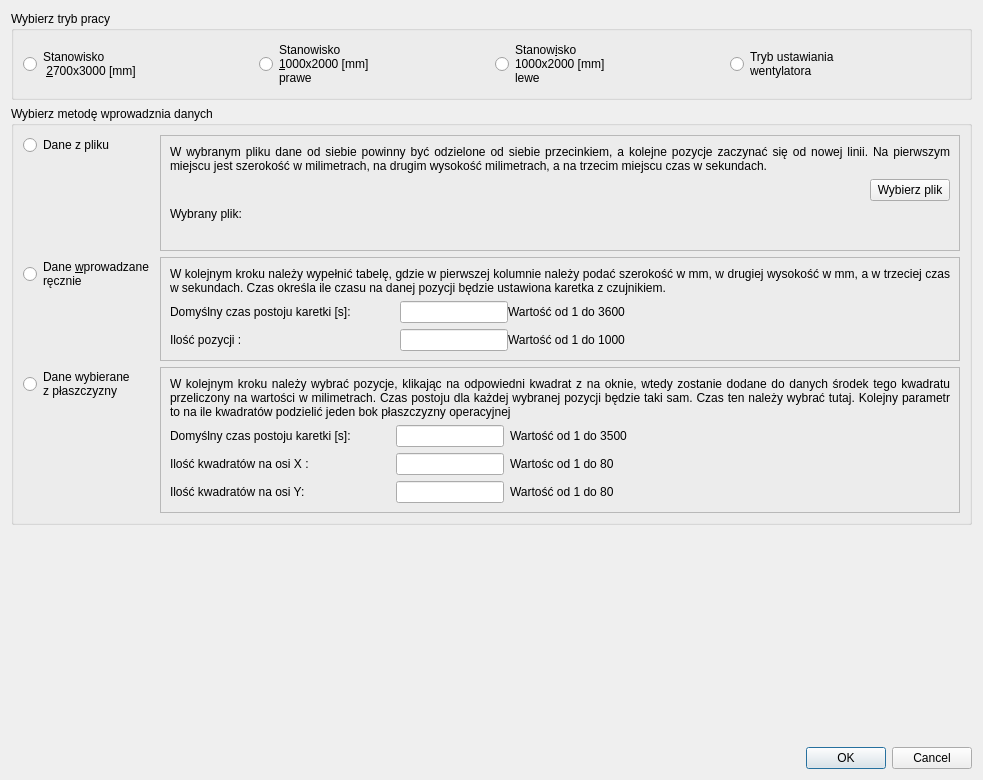
<?xml version="1.0" encoding="UTF-8"?>
<ui version="4.0">
 <class>WyborMetody</class>
 <widget class="QDialog" name="WyborMetody">
  <property name="geometry">
   <rect>
    <x>0</x>
    <y>0</y>
    <width>983</width>
    <height>780</height>
   </rect>
  </property>
  <property name="minimumSize">
   <size>
    <width>980</width>
    <height>780</height>
   </size>
  </property>
  <property name="windowTitle">
   <string>Pomiar przepływności - Wybór metody wprowadzania danych</string>
  </property>
  <property name="windowIcon">
   <iconset resource="ikony.qrc">
    <normaloff>:/new/prefix1/cnbop.ico</normaloff>:/new/prefix1/cnbop.ico</iconset>
  </property>
  <layout class="QVBoxLayout" name="verticalLayout">
   <item>
    <widget class="QGroupBox" name="gbMode">
     <property name="title">
      <string>Wybierz tryb pracy</string>
     </property>
     <layout class="QHBoxLayout" name="horizontalLayout">
      <item>
       <widget class="QRadioButton" name="rb2700">
        <property name="text">
         <string>Stanowisko
 &amp;2700x3000 [mm]</string>
        </property>
       </widget>
      </item>
      <item>
       <widget class="QRadioButton" name="rb1000p">
        <property name="text">
         <string>Stanowisko
&amp;1000x2000 [mm]
prawe</string>
        </property>
       </widget>
      </item>
      <item>
       <widget class="QRadioButton" name="rb1000l">
        <property name="text">
         <string>Stanow&amp;isko
1000x2000 [mm]
lewe</string>
        </property>
       </widget>
      </item>
      <item>
       <widget class="QRadioButton" name="rbFunSet">
        <property name="text">
         <string>Tryb ustawiania 
wentylatora</string>
        </property>
       </widget>
      </item>
     </layout>
    </widget>
   </item>
   <item>
    <widget class="QGroupBox" name="gbMethod">
     <property name="title">
      <string>Wybierz metodę wprowadznia danych</string>
     </property>
     <property name="flat">
      <bool>false</bool>
     </property>
     <layout class="QFormLayout" name="formLayoutDataMethod">
      <item row="0" column="0">
       <widget class="QRadioButton" name="rbfile">
        <property name="text">
         <string>Dane z pliku</string>
        </property>
       </widget>
      </item>
      <item row="0" column="1">
       <widget class="QFrame" name="frChoiceFile">
        <property name="frameShape">
         <enum>QFrame::StyledPanel</enum>
        </property>
        <property name="frameShadow">
         <enum>QFrame::Raised</enum>
        </property>
        <layout class="QGridLayout" name="gridLayoutDataFile">
         <item row="1" column="2">
          <widget class="QPushButton" name="pushButton">
           <property name="text">
            <string>Wybierz plik</string>
           </property>
          </widget>
         </item>
         <item row="4" column="1" colspan="2">
          <widget class="QLabel" name="selectedFile">
           <property name="text">
            <string/>
           </property>
          </widget>
         </item>
         <item row="1" column="1">
          <spacer name="horizontalSpacer">
           <property name="orientation">
            <enum>Qt::Horizontal</enum>
           </property>
           <property name="sizeHint" stdset="0">
            <size>
             <width>40</width>
             <height>20</height>
            </size>
           </property>
          </spacer>
         </item>
         <item row="0" column="0" colspan="3">
          <widget class="QLabel" name="iChoiceFile">
           <property name="text">
            <string>W wybranym pliku dane od siebie powinny być odzielone od siebie przecinkiem, a kolejne pozycje zaczynać się od nowej linii. Na pierwszym miejscu jest szerokość w milimetrach, na drugim wysokość milimetrach, a na trzecim miejscu czas w sekundach.</string>
           </property>
           <property name="textFormat">
            <enum>Qt::RichText</enum>
           </property>
           <property name="scaledContents">
            <bool>true</bool>
           </property>
           <property name="alignment">
            <set>Qt::AlignJustify|Qt::AlignVCenter</set>
           </property>
           <property name="wordWrap">
            <bool>true</bool>
           </property>
          </widget>
         </item>
         <item row="3" column="0">
          <widget class="QLabel" name="eChosenFile">
           <property name="text">
            <string>Wybrany plik:</string>
           </property>
           <property name="wordWrap">
            <bool>true</bool>
           </property>
          </widget>
         </item>
         <item row="3" column="1" colspan="2">
          <widget class="QLabel" name="lChooseFileName">
           <property name="text">
            <string/>
           </property>
          </widget>
         </item>
        </layout>
       </widget>
      </item>
      <item row="1" column="0">
       <widget class="QRadioButton" name="rbmanual">
        <property name="text">
         <string>Dane &amp;wprowadzane
ręcznie</string>
        </property>
       </widget>
      </item>
      <item row="1" column="1">
       <widget class="QFrame" name="frManual">
        <property name="frameShape">
         <enum>QFrame::StyledPanel</enum>
        </property>
        <property name="frameShadow">
         <enum>QFrame::Raised</enum>
        </property>
        <layout class="QVBoxLayout" name="verticalLayout_3">
         <item>
          <widget class="QLabel" name="iManual">
           <property name="text">
            <string>W kolejnym kroku należy wypełnić tabelę, gdzie w pierwszej kolumnie należy podać szerokość w mm, w drugiej wysokość w mm, a w trzeciej czas w sekundach. Czas określa ile czasu na danej pozycji będzie ustawiona karetka z czujnikiem.</string>
           </property>
           <property name="alignment">
            <set>Qt::AlignJustify|Qt::AlignVCenter</set>
           </property>
           <property name="wordWrap">
            <bool>true</bool>
           </property>
          </widget>
         </item>
         <item>
          <layout class="QFormLayout" name="formLayout">
           <property name="horizontalSpacing">
            <number>0</number>
           </property>
           <property name="verticalSpacing">
            <number>0</number>
           </property>
           <item row="0" column="0">
            <widget class="QLabel" name="eCzasManual">
             <property name="sizePolicy">
              <sizepolicy hsizetype="Fixed" vsizetype="Preferred">
               <horstretch>0</horstretch>
               <verstretch>0</verstretch>
              </sizepolicy>
             </property>
             <property name="minimumSize">
              <size>
               <width>230</width>
               <height>0</height>
              </size>
             </property>
             <property name="text">
              <string>Domyślny czas postoju karetki [s]:</string>
             </property>
            </widget>
           </item>
           <item row="0" column="1">
            <layout class="QHBoxLayout" name="horizontalLayout_2">
             <item>
              <widget class="QLineEdit" name="timeManualDefault">
               <property name="sizePolicy">
                <sizepolicy hsizetype="Fixed" vsizetype="Fixed">
                 <horstretch>0</horstretch>
                 <verstretch>0</verstretch>
                </sizepolicy>
               </property>
              </widget>
             </item>
             <item>
              <widget class="QLabel" name="label_minmaxTimeman">
               <property name="sizePolicy">
                <sizepolicy hsizetype="Fixed" vsizetype="Fixed">
                 <horstretch>0</horstretch>
                 <verstretch>0</verstretch>
                </sizepolicy>
               </property>
               <property name="text">
                <string>Wartość od 1 do 3600</string>
               </property>
              </widget>
             </item>
            </layout>
           </item>
          </layout>
         </item>
         <item>
          <layout class="QFormLayout" name="formLayout_3">
           <property name="horizontalSpacing">
            <number>0</number>
           </property>
           <property name="verticalSpacing">
            <number>0</number>
           </property>
           <item row="0" column="0">
            <widget class="QLabel" name="eNumberManual">
             <property name="sizePolicy">
              <sizepolicy hsizetype="Fixed" vsizetype="Preferred">
               <horstretch>0</horstretch>
               <verstretch>0</verstretch>
              </sizepolicy>
             </property>
             <property name="minimumSize">
              <size>
               <width>230</width>
               <height>0</height>
              </size>
             </property>
             <property name="text">
              <string>Ilość pozycji :</string>
             </property>
            </widget>
           </item>
           <item row="0" column="1">
            <layout class="QHBoxLayout" name="horizontalLayout_3">
             <item>
              <widget class="QLineEdit" name="numberManual">
               <property name="sizePolicy">
                <sizepolicy hsizetype="Fixed" vsizetype="Fixed">
                 <horstretch>0</horstretch>
                 <verstretch>0</verstretch>
                </sizepolicy>
               </property>
              </widget>
             </item>
             <item>
              <widget class="QLabel" name="label_minmaxPosman">
               <property name="sizePolicy">
                <sizepolicy hsizetype="Fixed" vsizetype="Fixed">
                 <horstretch>0</horstretch>
                 <verstretch>0</verstretch>
                </sizepolicy>
               </property>
               <property name="text">
                <string>Wartość od 1 do 1000</string>
               </property>
              </widget>
             </item>
            </layout>
           </item>
          </layout>
         </item>
        </layout>
       </widget>
      </item>
      <item row="2" column="0">
       <widget class="QRadioButton" name="rbhalfmanual">
        <property name="text">
         <string>Dane wybierane 
z płaszczyzny</string>
        </property>
       </widget>
      </item>
      <item row="2" column="1">
       <widget class="QFrame" name="frHalfManual">
        <property name="frameShape">
         <enum>QFrame::StyledPanel</enum>
        </property>
        <property name="frameShadow">
         <enum>QFrame::Raised</enum>
        </property>
        <layout class="QVBoxLayout" name="verticalLayout_2">
         <item>
          <widget class="QLabel" name="iHalfmanual">
           <property name="text">
            <string>W kolejnym kroku należy wybrać pozycje, klikając na odpowiedni kwadrat z na oknie, wtedy zostanie dodane do danych środek tego kwadratu przeliczony na wartości w milimetrach. Czas postoju dla każdej wybranej pozycji będzie taki sam. Czas ten należy wybrać tutaj. Kolejny parametr to na ile kwadratów podzielić jeden bok płaszczyzny operacyjnej</string>
           </property>
           <property name="alignment">
            <set>Qt::AlignJustify|Qt::AlignVCenter</set>
           </property>
           <property name="wordWrap">
            <bool>true</bool>
           </property>
          </widget>
         </item>
         <item>
          <layout class="QFormLayout" name="formLayout_4">
           <item row="0" column="0">
            <widget class="QLabel" name="eCzasHalf">
             <property name="sizePolicy">
              <sizepolicy hsizetype="Fixed" vsizetype="Preferred">
               <horstretch>0</horstretch>
               <verstretch>0</verstretch>
              </sizepolicy>
             </property>
             <property name="minimumSize">
              <size>
               <width>220</width>
               <height>0</height>
              </size>
             </property>
             <property name="text">
              <string>Domyślny czas postoju karetki [s]: </string>
             </property>
            </widget>
           </item>
           <item row="0" column="1">
            <layout class="QHBoxLayout" name="horizontalLayout_4">
             <item>
              <widget class="QLineEdit" name="timeAuto">
               <property name="sizePolicy">
                <sizepolicy hsizetype="Fixed" vsizetype="Fixed">
                 <horstretch>0</horstretch>
                 <verstretch>0</verstretch>
                </sizepolicy>
               </property>
              </widget>
             </item>
             <item>
              <widget class="QLabel" name="label">
               <property name="text">
                <string>Wartość od 1 do 3500</string>
               </property>
              </widget>
             </item>
            </layout>
           </item>
          </layout>
         </item>
         <item>
          <layout class="QFormLayout" name="formLayout_2">
           <item row="0" column="0">
            <widget class="QLabel" name="eNumberSquere">
             <property name="sizePolicy">
              <sizepolicy hsizetype="Fixed" vsizetype="Preferred">
               <horstretch>0</horstretch>
               <verstretch>0</verstretch>
              </sizepolicy>
             </property>
             <property name="minimumSize">
              <size>
               <width>220</width>
               <height>0</height>
              </size>
             </property>
             <property name="text">
              <string>Ilość kwadratów na osi X :</string>
             </property>
            </widget>
           </item>
           <item row="0" column="1">
            <layout class="QHBoxLayout" name="horizontalLayout_7">
             <item>
              <widget class="QLineEdit" name="numberAuto_2">
               <property name="sizePolicy">
                <sizepolicy hsizetype="Fixed" vsizetype="Fixed">
                 <horstretch>0</horstretch>
                 <verstretch>0</verstretch>
                </sizepolicy>
               </property>
              </widget>
             </item>
             <item>
              <widget class="QLabel" name="label_2">
               <property name="text">
                <string>Wartośc od 1 do 80</string>
               </property>
              </widget>
             </item>
            </layout>
           </item>
          </layout>
         </item>
         <item>
          <layout class="QFormLayout" name="formLayout_5">
           <item row="0" column="0">
            <widget class="QLabel" name="eNumberSquere_2">
             <property name="sizePolicy">
              <sizepolicy hsizetype="Fixed" vsizetype="Preferred">
               <horstretch>0</horstretch>
               <verstretch>0</verstretch>
              </sizepolicy>
             </property>
             <property name="minimumSize">
              <size>
               <width>220</width>
               <height>0</height>
              </size>
             </property>
             <property name="text">
              <string>Ilość kwadratów na osi Y:</string>
             </property>
            </widget>
           </item>
           <item row="0" column="1">
            <layout class="QHBoxLayout" name="horizontalLayout_6">
             <item>
              <widget class="QLineEdit" name="numberAuto">
               <property name="sizePolicy">
                <sizepolicy hsizetype="Fixed" vsizetype="Fixed">
                 <horstretch>0</horstretch>
                 <verstretch>0</verstretch>
                </sizepolicy>
               </property>
              </widget>
             </item>
             <item>
              <widget class="QLabel" name="label_3">
               <property name="text">
                <string>Wartość od 1 do 80</string>
               </property>
              </widget>
             </item>
            </layout>
           </item>
          </layout>
         </item>
        </layout>
       </widget>
      </item>
     </layout>
    </widget>
   </item>
   <item>
    <spacer name="verticalSpacer">
     <property name="orientation">
      <enum>Qt::Vertical</enum>
     </property>
     <property name="sizeHint" stdset="0">
      <size>
       <width>20</width>
       <height>40</height>
      </size>
     </property>
    </spacer>
   </item>
   <item>
    <widget class="QDialogButtonBox" name="buttonBox">
     <property name="orientation">
      <enum>Qt::Horizontal</enum>
     </property>
     <property name="standardButtons">
      <set>QDialogButtonBox::Cancel|QDialogButtonBox::Ok</set>
     </property>
    </widget>
   </item>
  </layout>
 </widget>
 <resources>
  <include location="ikony.qrc"/>
 </resources>
 <connections>
  <connection>
   <sender>buttonBox</sender>
   <signal>accepted()</signal>
   <receiver>WyborMetody</receiver>
   <slot>accept()</slot>
   <hints>
    <hint type="sourcelabel">
     <x>248</x>
     <y>254</y>
    </hint>
    <hint type="destinationlabel">
     <x>157</x>
     <y>274</y>
    </hint>
   </hints>
  </connection>
  <connection>
   <sender>buttonBox</sender>
   <signal>rejected()</signal>
   <receiver>WyborMetody</receiver>
   <slot>reject()</slot>
   <hints>
    <hint type="sourcelabel">
     <x>316</x>
     <y>260</y>
    </hint>
    <hint type="destinationlabel">
     <x>286</x>
     <y>274</y>
    </hint>
   </hints>
  </connection>
 </connections>
</ui>
